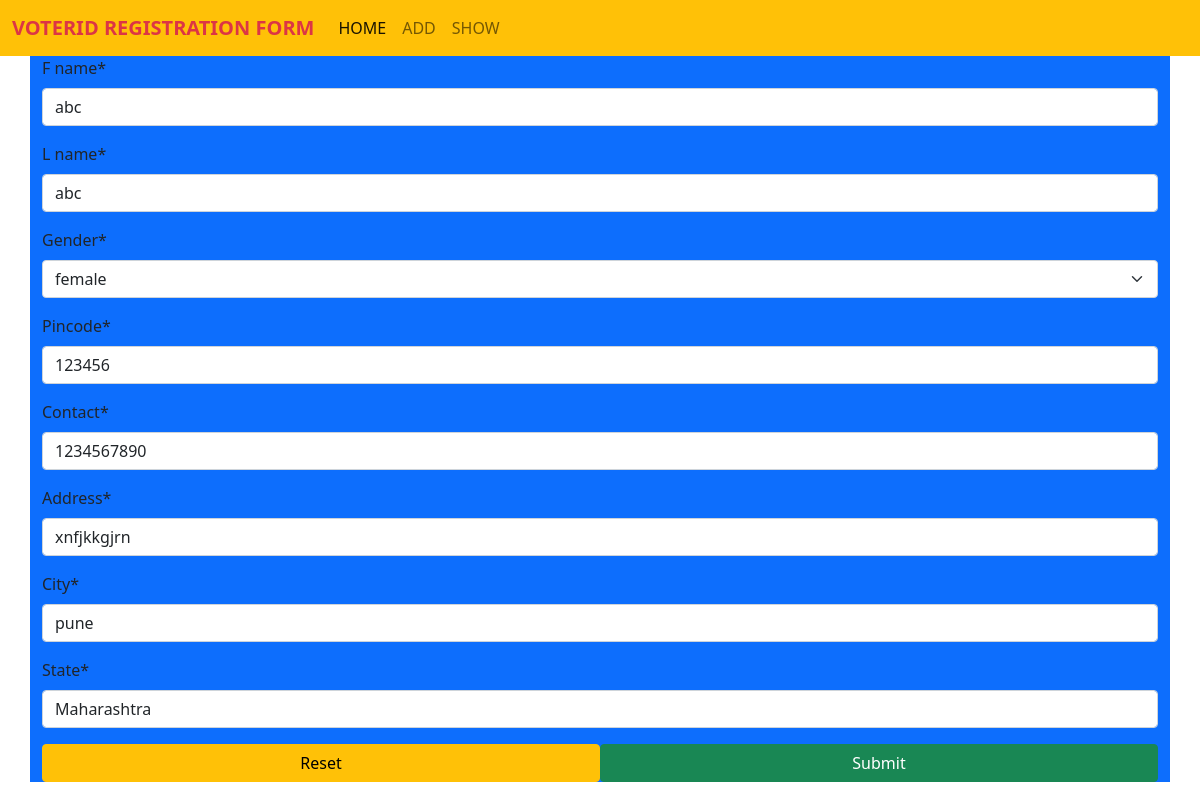
/a1/uv/4/, run on the app's committed database.
### app1/models.py (models this page shows)
class Voter(models.Model):
    gen = [("female","female"),("male","male"), ("other","other")]
    vid = models.AutoField(primary_key=True,auto_created=True)
    f_name = models.CharField(max_length=23, validators=[validators.RegexValidator('^[A-Za-z]{2,}$',
                                                        message="Enter a First LetterCapital")])
    l_name = models.CharField(max_length=23,validators=[validators.RegexValidator('^[A-Za-z]{2,}$',
                                                                                  message="First Letter Capital")])
    gender = models.CharField(max_length=23,choices=gen)
    pincode = models.IntegerField(validators=[validators.RegexValidator('^[1-9]{1}[0-9]{2}[0-9]{3}$',message="add 6 digit code")])
    contact = models.BigIntegerField()
    address = models.CharField(max_length=23)
    city = models.CharField(max_length=23)
    state = models.CharField(max_length=23)

### app1/views.py (the view)
# urls.py: path("uv/<int:pk>/",uview),
def uview(request,pk):
    obj= Voter.objects.get(vid=pk)
    form = VoterForm(instance=obj)
    if request.method == "POST":
        form = VoterForm(request.POST,instance=obj)
        if form.is_valid():
            form.save()
            return redirect("/a1/sv/")
    return render(request,"app1/voter.html",{"form":form})

### app1/forms.py
class VoterForm(forms.ModelForm):
    class Meta:
        model = Voter
        fields = "__all__"

### Templates/app1/voter.html (shortened to what this page needs)
{% extends "base.html" %}
{% load crispy_forms_tags %}
{% block content %}
<div class="container bg-primary">
<form method="post">
    {{form|crispy}}
    <input type="submit" class="btn btn-success col-6 float-end">
    <input type="Reset" class=" btn btn-warning col-6">
</form>
</div>
{% endblock %}

### data on the page
Voter: f_name "abc", l_name "abc", gender "female", pincode "123456", contact "1234567890", address "xnfjkkgjrn", city "pune", state "Maharashtra"
